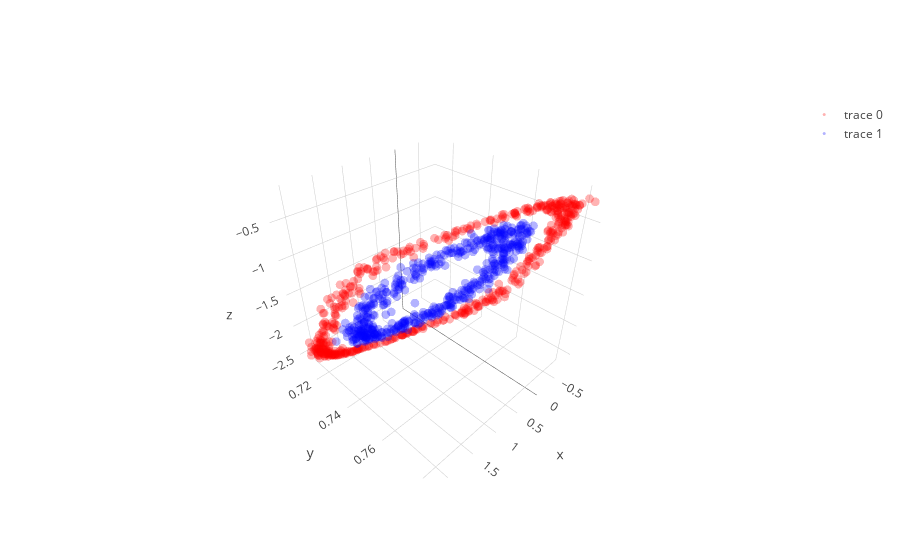
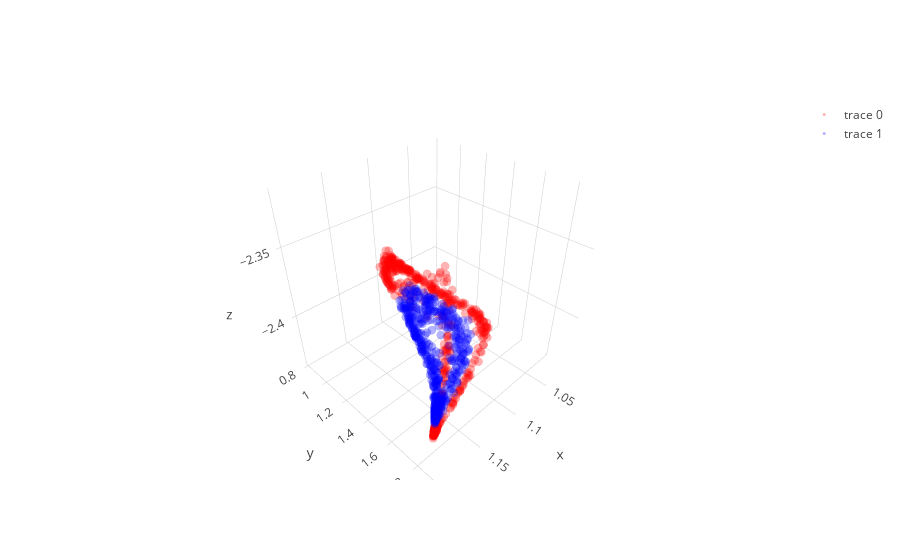

Notebook source saved alongside these figures, in order:
### Code cell
layer1,layer1_var = l1.feed_non(X)
layer2,layer2_var = l2.feed_non(layer1)
layer3,layer3_var = l3.feed_non(layer2)
layer4,layer4_var = l4.feed_linear(layer3)

show_3D(layer1)  
show_2D(layer2)    
show_3D(layer3)

### Figure 1 — Plotly figure (JSON) as saved in the notebook; plotly's stock layout.template omitted (floating-point values rounded to 4 significant figures; data arrays with more than 128 entries replaced by an {"elided": "..."} marker saying what was removed)
{"data": [{"line": {"color": "red", "width": 0.5}, "marker": {"opacity": 0.3, "size": 3}, "mode": "markers", "type": "scatter3d", "uid": "d24105aa-4753-42ca-a0d4-6268f6a52ca3", "x": {"elided": "500 float values"}, "y": {"elided": "500 float values"}, "z": {"elided": "500 float values"}}, {"line": {"color": "blue", "width": 0.5}, "marker": {"opacity": 0.3, "size": 3}, "mode": "markers", "type": "scatter3d", "uid": "9bd5ff4d-24ba-465b-83f1-ffa7b9cea1f8", "x": {"elided": "500 float values"}, "y": {"elided": "500 float values"}, "z": {"elided": "500 float values"}}], "layout": {}}

### Figure 2 — Plotly figure (JSON) as saved in the notebook; plotly's stock layout.template omitted (floating-point values rounded to 4 significant figures; data arrays with more than 128 entries replaced by an {"elided": "..."} marker saying what was removed)
{"data": [{"line": {"color": "red", "width": 0.5}, "marker": {"opacity": 0.3, "size": 3}, "mode": "markers", "type": "scatter3d", "uid": "e7828cb7-583a-4df4-8e01-0ac752784234", "x": {"elided": "500 float values"}, "y": {"elided": "500 float values"}, "z": {"elided": "500 float values"}}, {"line": {"color": "blue", "width": 0.5}, "marker": {"opacity": 0.3, "size": 3}, "mode": "markers", "type": "scatter3d", "uid": "552e486e-ee97-42e9-961c-36550be08404", "x": {"elided": "500 float values"}, "y": {"elided": "500 float values"}, "z": {"elided": "500 float values"}}], "layout": {}}
